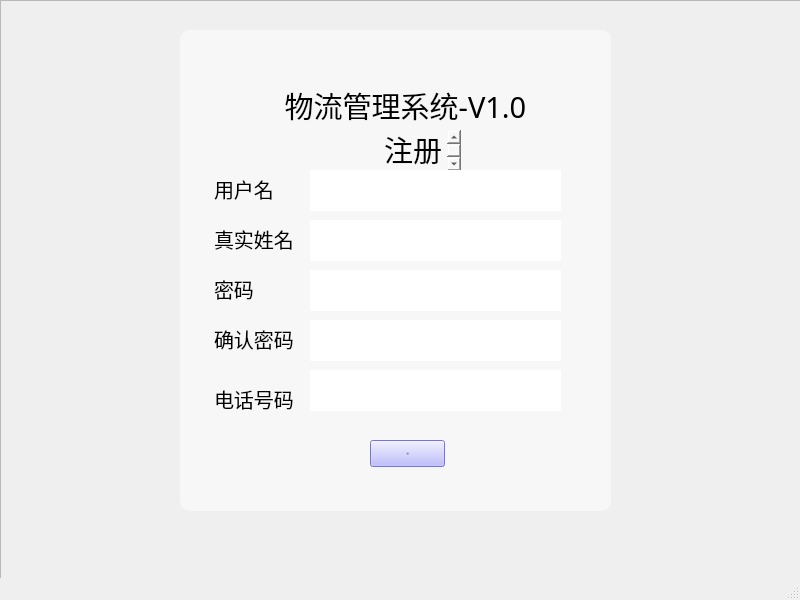
<?xml version="1.0" encoding="UTF-8"?>
<ui version="4.0">
 <class>RegisterWindow</class>
 <widget class="QMainWindow" name="RegisterWindow">
  <property name="geometry">
   <rect>
    <x>0</x>
    <y>0</y>
    <width>800</width>
    <height>600</height>
   </rect>
  </property>
  <property name="windowTitle">
   <string>MainWindow</string>
  </property>
  <property name="styleSheet">
   <string notr="true">#RegisterWindow{border-image: url(:/img/navi_background.png);}
</string>
  </property>
  <widget class="QWidget" name="centralwidget">
   <widget class="QFrame" name="mainFrame">
    <property name="geometry">
     <rect>
      <x>0</x>
      <y>0</y>
      <width>811</width>
      <height>591</height>
     </rect>
    </property>
    <property name="styleSheet">
     <string notr="true"/>
    </property>
    <property name="frameShape">
     <enum>QFrame::StyledPanel</enum>
    </property>
    <property name="frameShadow">
     <enum>QFrame::Raised</enum>
    </property>
    <widget class="QTextBrowser" name="title2">
     <property name="geometry">
      <rect>
       <x>380</x>
       <y>130</y>
       <width>81</width>
       <height>41</height>
      </rect>
     </property>
     <property name="font">
      <font>
       <family>SimHei</family>
       <pointsize>-1</pointsize>
       <weight>50</weight>
       <italic>false</italic>
       <bold>false</bold>
      </font>
     </property>
     <property name="styleSheet">
      <string notr="true">background-color: rgba(255, 255, 255,0);
border-width:0;border-style:outset;
font:29px &quot;SimHei&quot;</string>
     </property>
     <property name="html">
      <string>&lt;!DOCTYPE HTML PUBLIC &quot;-//W3C//DTD HTML 4.0//EN&quot; &quot;http://www.w3.org/TR/REC-html40/strict.dtd&quot;&gt;
&lt;html&gt;&lt;head&gt;&lt;meta name=&quot;qrichtext&quot; content=&quot;1&quot; /&gt;&lt;style type=&quot;text/css&quot;&gt;
p, li { white-space: pre-wrap; }
&lt;/style&gt;&lt;/head&gt;&lt;body style=&quot; font-family:'SimHei'; font-size:29px; font-weight:400; font-style:normal;&quot;&gt;
&lt;p style=&quot; margin-top:0px; margin-bottom:0px; margin-left:0px; margin-right:0px; -qt-block-indent:0; text-indent:0px;&quot;&gt;&lt;span style=&quot; font-family:'黑体'; font-size:29px;&quot;&gt;注册&lt;/span&gt;&lt;/p&gt;&lt;/body&gt;&lt;/html&gt;</string>
     </property>
    </widget>
    <widget class="QTextBrowser" name="title4">
     <property name="geometry">
      <rect>
       <x>210</x>
       <y>270</y>
       <width>81</width>
       <height>41</height>
      </rect>
     </property>
     <property name="font">
      <font>
       <family>SimHei</family>
       <pointsize>-1</pointsize>
       <weight>50</weight>
       <italic>false</italic>
       <bold>false</bold>
      </font>
     </property>
     <property name="styleSheet">
      <string notr="true">background-color: rgba(255, 255, 255,0);
border-width:0;border-style:outset;
font:20px &quot;SimHei&quot;</string>
     </property>
     <property name="html">
      <string>&lt;!DOCTYPE HTML PUBLIC &quot;-//W3C//DTD HTML 4.0//EN&quot; &quot;http://www.w3.org/TR/REC-html40/strict.dtd&quot;&gt;
&lt;html&gt;&lt;head&gt;&lt;meta name=&quot;qrichtext&quot; content=&quot;1&quot; /&gt;&lt;style type=&quot;text/css&quot;&gt;
p, li { white-space: pre-wrap; }
&lt;/style&gt;&lt;/head&gt;&lt;body style=&quot; font-family:'SimHei'; font-size:20px; font-weight:400; font-style:normal;&quot;&gt;
&lt;p style=&quot; margin-top:0px; margin-bottom:0px; margin-left:0px; margin-right:0px; -qt-block-indent:0; text-indent:0px;&quot;&gt;&lt;span style=&quot; font-family:'黑体'; font-size:20px;&quot;&gt;密码&lt;/span&gt;&lt;/p&gt;&lt;/body&gt;&lt;/html&gt;</string>
     </property>
    </widget>
    <widget class="QLineEdit" name="passwordInput">
     <property name="geometry">
      <rect>
       <x>310</x>
       <y>270</y>
       <width>251</width>
       <height>41</height>
      </rect>
     </property>
     <property name="styleSheet">
      <string notr="true">font:20px &quot;SimHei&quot;;border-width:0px;
border-style:outset;</string>
     </property>
     <property name="text">
      <string/>
     </property>
    </widget>
    <widget class="QPushButton" name="Register">
     <property name="geometry">
      <rect>
       <x>370</x>
       <y>440</y>
       <width>75</width>
       <height>27</height>
      </rect>
     </property>
     <property name="font">
      <font>
       <family>SimHei</family>
       <pointsize>-1</pointsize>
       <weight>50</weight>
       <italic>false</italic>
       <bold>false</bold>
      </font>
     </property>
     <property name="styleSheet">
      <string notr="true">background-color: rgb(170, 170, 255);border-width:0px;
font:20px &quot;SimHei&quot;</string>
     </property>
     <property name="text">
      <string>注册</string>
     </property>
    </widget>
    <widget class="QTextBrowser" name="title3">
     <property name="geometry">
      <rect>
       <x>210</x>
       <y>170</y>
       <width>81</width>
       <height>41</height>
      </rect>
     </property>
     <property name="font">
      <font>
       <family>SimHei</family>
       <pointsize>-1</pointsize>
       <weight>50</weight>
       <italic>false</italic>
       <bold>false</bold>
      </font>
     </property>
     <property name="styleSheet">
      <string notr="true">background-color: rgba(255, 255, 255,0);
border-width:0;border-style:outset;
font:20px &quot;SimHei&quot;</string>
     </property>
     <property name="html">
      <string>&lt;!DOCTYPE HTML PUBLIC &quot;-//W3C//DTD HTML 4.0//EN&quot; &quot;http://www.w3.org/TR/REC-html40/strict.dtd&quot;&gt;
&lt;html&gt;&lt;head&gt;&lt;meta name=&quot;qrichtext&quot; content=&quot;1&quot; /&gt;&lt;style type=&quot;text/css&quot;&gt;
p, li { white-space: pre-wrap; }
&lt;/style&gt;&lt;/head&gt;&lt;body style=&quot; font-family:'SimHei'; font-size:20px; font-weight:400; font-style:normal;&quot;&gt;
&lt;p style=&quot; margin-top:0px; margin-bottom:0px; margin-left:0px; margin-right:0px; -qt-block-indent:0; text-indent:0px;&quot;&gt;&lt;span style=&quot; font-family:'黑体'; font-size:20px;&quot;&gt;用户名&lt;/span&gt;&lt;/p&gt;&lt;/body&gt;&lt;/html&gt;</string>
     </property>
    </widget>
    <widget class="QTextBrowser" name="textBrowser">
     <property name="geometry">
      <rect>
       <x>180</x>
       <y>30</y>
       <width>431</width>
       <height>481</height>
      </rect>
     </property>
     <property name="styleSheet">
      <string notr="true">border-width:0px;
border-style:outset;
border-radius:10px;
background-color:rgba(255,255,255,0.5);</string>
     </property>
    </widget>
    <widget class="QLineEdit" name="username">
     <property name="geometry">
      <rect>
       <x>310</x>
       <y>170</y>
       <width>251</width>
       <height>41</height>
      </rect>
     </property>
     <property name="styleSheet">
      <string notr="true">font:20px &quot;SimHei&quot;;border-width:0px;
border-style:outset;</string>
     </property>
     <property name="text">
      <string/>
     </property>
    </widget>
    <widget class="QLineEdit" name="name">
     <property name="geometry">
      <rect>
       <x>310</x>
       <y>220</y>
       <width>251</width>
       <height>41</height>
      </rect>
     </property>
     <property name="styleSheet">
      <string notr="true">font:20px &quot;SimHei&quot;;border-width:0px;
border-style:outset;</string>
     </property>
     <property name="text">
      <string/>
     </property>
    </widget>
    <widget class="QTextBrowser" name="title4_2">
     <property name="geometry">
      <rect>
       <x>210</x>
       <y>220</y>
       <width>121</width>
       <height>41</height>
      </rect>
     </property>
     <property name="font">
      <font>
       <family>SimHei</family>
       <pointsize>-1</pointsize>
       <weight>50</weight>
       <italic>false</italic>
       <bold>false</bold>
      </font>
     </property>
     <property name="styleSheet">
      <string notr="true">background-color: rgba(255, 255, 255,0);
border-width:0;border-style:outset;
font:20px &quot;SimHei&quot;</string>
     </property>
     <property name="html">
      <string>&lt;!DOCTYPE HTML PUBLIC &quot;-//W3C//DTD HTML 4.0//EN&quot; &quot;http://www.w3.org/TR/REC-html40/strict.dtd&quot;&gt;
&lt;html&gt;&lt;head&gt;&lt;meta name=&quot;qrichtext&quot; content=&quot;1&quot; /&gt;&lt;style type=&quot;text/css&quot;&gt;
p, li { white-space: pre-wrap; }
&lt;/style&gt;&lt;/head&gt;&lt;body style=&quot; font-family:'SimHei'; font-size:20px; font-weight:400; font-style:normal;&quot;&gt;
&lt;p style=&quot; margin-top:0px; margin-bottom:0px; margin-left:0px; margin-right:0px; -qt-block-indent:0; text-indent:0px;&quot;&gt;&lt;span style=&quot; font-family:'黑体'; font-size:20px;&quot;&gt;真实姓名&lt;/span&gt;&lt;/p&gt;&lt;/body&gt;&lt;/html&gt;</string>
     </property>
    </widget>
    <widget class="QTextBrowser" name="title4_3">
     <property name="geometry">
      <rect>
       <x>210</x>
       <y>380</y>
       <width>121</width>
       <height>41</height>
      </rect>
     </property>
     <property name="font">
      <font>
       <family>SimHei</family>
       <pointsize>-1</pointsize>
       <weight>50</weight>
       <italic>false</italic>
       <bold>false</bold>
      </font>
     </property>
     <property name="styleSheet">
      <string notr="true">background-color: rgba(255, 255, 255,0);
border-width:0;border-style:outset;
font:20px &quot;SimHei&quot;</string>
     </property>
     <property name="html">
      <string>&lt;!DOCTYPE HTML PUBLIC &quot;-//W3C//DTD HTML 4.0//EN&quot; &quot;http://www.w3.org/TR/REC-html40/strict.dtd&quot;&gt;
&lt;html&gt;&lt;head&gt;&lt;meta name=&quot;qrichtext&quot; content=&quot;1&quot; /&gt;&lt;style type=&quot;text/css&quot;&gt;
p, li { white-space: pre-wrap; }
&lt;/style&gt;&lt;/head&gt;&lt;body style=&quot; font-family:'SimHei'; font-size:20px; font-weight:400; font-style:normal;&quot;&gt;
&lt;p style=&quot; margin-top:0px; margin-bottom:0px; margin-left:0px; margin-right:0px; -qt-block-indent:0; text-indent:0px;&quot;&gt;&lt;span style=&quot; font-family:'黑体'; font-size:20px;&quot;&gt;电话号码&lt;/span&gt;&lt;/p&gt;&lt;/body&gt;&lt;/html&gt;</string>
     </property>
    </widget>
    <widget class="QLineEdit" name="phoneNumber">
     <property name="geometry">
      <rect>
       <x>310</x>
       <y>370</y>
       <width>251</width>
       <height>41</height>
      </rect>
     </property>
     <property name="styleSheet">
      <string notr="true">font:20px &quot;SimHei&quot;;border-width:0px;
border-style:outset;</string>
     </property>
     <property name="text">
      <string/>
     </property>
    </widget>
    <widget class="QLineEdit" name="passwordConfirm">
     <property name="geometry">
      <rect>
       <x>310</x>
       <y>320</y>
       <width>251</width>
       <height>41</height>
      </rect>
     </property>
     <property name="styleSheet">
      <string notr="true">font:20px &quot;SimHei&quot;;border-width:0px;
border-style:outset;</string>
     </property>
     <property name="text">
      <string/>
     </property>
    </widget>
    <widget class="QTextBrowser" name="title4_4">
     <property name="geometry">
      <rect>
       <x>210</x>
       <y>320</y>
       <width>121</width>
       <height>41</height>
      </rect>
     </property>
     <property name="font">
      <font>
       <family>SimHei</family>
       <pointsize>-1</pointsize>
       <weight>50</weight>
       <italic>false</italic>
       <bold>false</bold>
      </font>
     </property>
     <property name="styleSheet">
      <string notr="true">background-color: rgba(255, 255, 255,0);
border-width:0;border-style:outset;
font:20px &quot;SimHei&quot;</string>
     </property>
     <property name="html">
      <string>&lt;!DOCTYPE HTML PUBLIC &quot;-//W3C//DTD HTML 4.0//EN&quot; &quot;http://www.w3.org/TR/REC-html40/strict.dtd&quot;&gt;
&lt;html&gt;&lt;head&gt;&lt;meta name=&quot;qrichtext&quot; content=&quot;1&quot; /&gt;&lt;style type=&quot;text/css&quot;&gt;
p, li { white-space: pre-wrap; }
&lt;/style&gt;&lt;/head&gt;&lt;body style=&quot; font-family:'SimHei'; font-size:20px; font-weight:400; font-style:normal;&quot;&gt;
&lt;p style=&quot; margin-top:0px; margin-bottom:0px; margin-left:0px; margin-right:0px; -qt-block-indent:0; text-indent:0px;&quot;&gt;&lt;span style=&quot; font-family:'黑体'; font-size:20px;&quot;&gt;确认密码&lt;/span&gt;&lt;/p&gt;&lt;/body&gt;&lt;/html&gt;</string>
     </property>
    </widget>
    <widget class="QTextBrowser" name="title">
     <property name="geometry">
      <rect>
       <x>250</x>
       <y>80</y>
       <width>311</width>
       <height>61</height>
      </rect>
     </property>
     <property name="font">
      <font>
       <family>SimHei</family>
       <pointsize>-1</pointsize>
       <weight>50</weight>
       <italic>false</italic>
       <bold>false</bold>
      </font>
     </property>
     <property name="styleSheet">
      <string notr="true">background-color: rgba(255, 255, 255,0);
border-width:0;border-style:outset;
font:29px &quot;SimHei&quot;;</string>
     </property>
     <property name="html">
      <string>&lt;!DOCTYPE HTML PUBLIC &quot;-//W3C//DTD HTML 4.0//EN&quot; &quot;http://www.w3.org/TR/REC-html40/strict.dtd&quot;&gt;
&lt;html&gt;&lt;head&gt;&lt;meta name=&quot;qrichtext&quot; content=&quot;1&quot; /&gt;&lt;style type=&quot;text/css&quot;&gt;
p, li { white-space: pre-wrap; }
&lt;/style&gt;&lt;/head&gt;&lt;body style=&quot; font-family:'SimHei'; font-size:29px; font-weight:400; font-style:normal;&quot;&gt;
&lt;p align=&quot;center&quot; style=&quot; margin-top:0px; margin-bottom:0px; margin-left:0px; margin-right:0px; -qt-block-indent:0; text-indent:0px;&quot;&gt;&lt;span style=&quot; font-family:'黑体'; font-size:29px;&quot;&gt;物流管理系统-V1.0&lt;/span&gt;&lt;/p&gt;&lt;/body&gt;&lt;/html&gt;</string>
     </property>
    </widget>
    <zorder>textBrowser</zorder>
    <zorder>title2</zorder>
    <zorder>title4</zorder>
    <zorder>passwordInput</zorder>
    <zorder>Register</zorder>
    <zorder>title3</zorder>
    <zorder>username</zorder>
    <zorder>name</zorder>
    <zorder>title4_2</zorder>
    <zorder>title4_3</zorder>
    <zorder>phoneNumber</zorder>
    <zorder>passwordConfirm</zorder>
    <zorder>title4_4</zorder>
    <zorder>title</zorder>
   </widget>
  </widget>
  <widget class="QMenuBar" name="menubar">
   <property name="geometry">
    <rect>
     <x>0</x>
     <y>0</y>
     <width>800</width>
     <height>23</height>
    </rect>
   </property>
  </widget>
  <widget class="QStatusBar" name="statusbar"/>
 </widget>
 <resources/>
 <connections/>
</ui>
